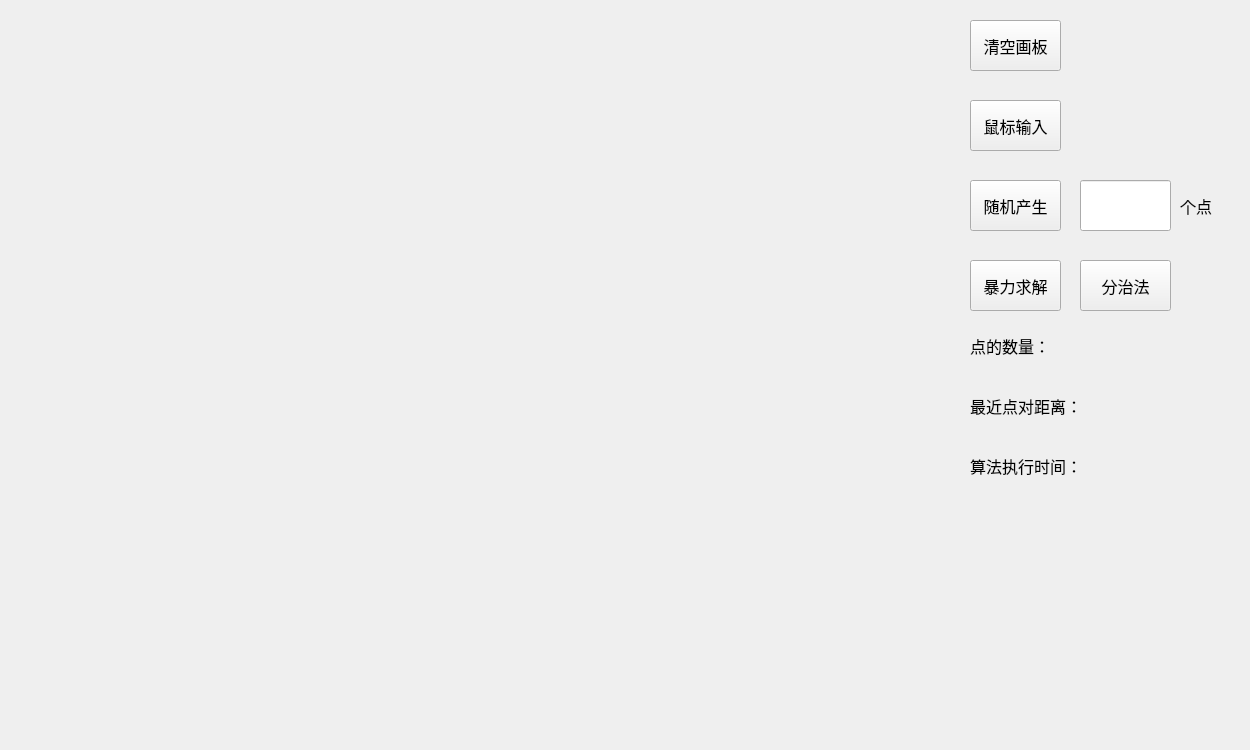
<?xml version="1.0" encoding="UTF-8"?>
<ui version="4.0">
 <class>MainWindow</class>
 <widget class="QMainWindow" name="MainWindow">
  <property name="geometry">
   <rect>
    <x>0</x>
    <y>0</y>
    <width>1250</width>
    <height>750</height>
   </rect>
  </property>
  <property name="minimumSize">
   <size>
    <width>1250</width>
    <height>750</height>
   </size>
  </property>
  <property name="maximumSize">
   <size>
    <width>1250</width>
    <height>750</height>
   </size>
  </property>
  <property name="windowTitle">
   <string>MainWindow</string>
  </property>
  <widget class="QWidget" name="centralWidget">
   <widget class="PaintedWidget" name="paintedWidget" native="true">
    <property name="geometry">
     <rect>
      <x>0</x>
      <y>0</y>
      <width>950</width>
      <height>750</height>
     </rect>
    </property>
    <property name="minimumSize">
     <size>
      <width>950</width>
      <height>750</height>
     </size>
    </property>
    <property name="maximumSize">
     <size>
      <width>950</width>
      <height>750</height>
     </size>
    </property>
   </widget>
   <widget class="QPushButton" name="mouseButton">
    <property name="geometry">
     <rect>
      <x>970</x>
      <y>100</y>
      <width>91</width>
      <height>51</height>
     </rect>
    </property>
    <property name="font">
     <font>
      <family>Agency FB</family>
      <pointsize>12</pointsize>
     </font>
    </property>
    <property name="text">
     <string>鼠标输入</string>
    </property>
   </widget>
   <widget class="QPushButton" name="randomButton">
    <property name="geometry">
     <rect>
      <x>970</x>
      <y>180</y>
      <width>91</width>
      <height>51</height>
     </rect>
    </property>
    <property name="font">
     <font>
      <family>Agency FB</family>
      <pointsize>12</pointsize>
     </font>
    </property>
    <property name="text">
     <string>随机产生</string>
    </property>
   </widget>
   <widget class="QPushButton" name="n2Button">
    <property name="geometry">
     <rect>
      <x>970</x>
      <y>260</y>
      <width>91</width>
      <height>51</height>
     </rect>
    </property>
    <property name="font">
     <font>
      <family>Agency FB</family>
      <pointsize>12</pointsize>
     </font>
    </property>
    <property name="text">
     <string>暴力求解</string>
    </property>
   </widget>
   <widget class="QPushButton" name="nlgnButton">
    <property name="geometry">
     <rect>
      <x>1080</x>
      <y>260</y>
      <width>91</width>
      <height>51</height>
     </rect>
    </property>
    <property name="font">
     <font>
      <family>Agency FB</family>
      <pointsize>12</pointsize>
     </font>
    </property>
    <property name="text">
     <string>分治法</string>
    </property>
   </widget>
   <widget class="QLineEdit" name="lineEdit">
    <property name="geometry">
     <rect>
      <x>1080</x>
      <y>180</y>
      <width>91</width>
      <height>51</height>
     </rect>
    </property>
    <property name="font">
     <font>
      <family>Times New Roman</family>
      <pointsize>12</pointsize>
     </font>
    </property>
    <property name="text">
     <string/>
    </property>
   </widget>
   <widget class="QLabel" name="label">
    <property name="geometry">
     <rect>
      <x>970</x>
      <y>440</y>
      <width>111</width>
      <height>51</height>
     </rect>
    </property>
    <property name="font">
     <font>
      <family>Agency FB</family>
      <pointsize>12</pointsize>
     </font>
    </property>
    <property name="text">
     <string>算法执行时间：</string>
    </property>
   </widget>
   <widget class="QLabel" name="resultLabel">
    <property name="geometry">
     <rect>
      <x>1090</x>
      <y>440</y>
      <width>101</width>
      <height>51</height>
     </rect>
    </property>
    <property name="font">
     <font>
      <family>Times New Roman</family>
      <pointsize>12</pointsize>
     </font>
    </property>
    <property name="text">
     <string/>
    </property>
   </widget>
   <widget class="QLabel" name="label_2">
    <property name="geometry">
     <rect>
      <x>1180</x>
      <y>190</y>
      <width>51</width>
      <height>31</height>
     </rect>
    </property>
    <property name="font">
     <font>
      <family>Agency FB</family>
      <pointsize>12</pointsize>
     </font>
    </property>
    <property name="text">
     <string>个点</string>
    </property>
   </widget>
   <widget class="QPushButton" name="clearButton">
    <property name="geometry">
     <rect>
      <x>970</x>
      <y>20</y>
      <width>91</width>
      <height>51</height>
     </rect>
    </property>
    <property name="font">
     <font>
      <family>Agency FB</family>
      <pointsize>12</pointsize>
     </font>
    </property>
    <property name="text">
     <string>清空画板</string>
    </property>
   </widget>
   <widget class="QLabel" name="label_3">
    <property name="geometry">
     <rect>
      <x>970</x>
      <y>380</y>
      <width>111</width>
      <height>51</height>
     </rect>
    </property>
    <property name="font">
     <font>
      <family>Agency FB</family>
      <pointsize>12</pointsize>
     </font>
    </property>
    <property name="text">
     <string>最近点对距离：</string>
    </property>
   </widget>
   <widget class="QLabel" name="disLabel">
    <property name="geometry">
     <rect>
      <x>1090</x>
      <y>380</y>
      <width>121</width>
      <height>51</height>
     </rect>
    </property>
    <property name="font">
     <font>
      <family>Times New Roman</family>
      <pointsize>12</pointsize>
     </font>
    </property>
    <property name="text">
     <string/>
    </property>
   </widget>
   <widget class="QLabel" name="label_4">
    <property name="geometry">
     <rect>
      <x>970</x>
      <y>320</y>
      <width>111</width>
      <height>51</height>
     </rect>
    </property>
    <property name="font">
     <font>
      <family>Agency FB</family>
      <pointsize>12</pointsize>
     </font>
    </property>
    <property name="text">
     <string>点的数量：</string>
    </property>
   </widget>
   <widget class="QLabel" name="countLabel">
    <property name="geometry">
     <rect>
      <x>1090</x>
      <y>320</y>
      <width>121</width>
      <height>51</height>
     </rect>
    </property>
    <property name="font">
     <font>
      <family>Times New Roman</family>
      <pointsize>12</pointsize>
     </font>
    </property>
    <property name="text">
     <string/>
    </property>
   </widget>
   <widget class="QLabel" name="testLabel">
    <property name="geometry">
     <rect>
      <x>1220</x>
      <y>560</y>
      <width>231</width>
      <height>61</height>
     </rect>
    </property>
    <property name="font">
     <font>
      <family>Times New Roman</family>
      <pointsize>12</pointsize>
     </font>
    </property>
    <property name="text">
     <string/>
    </property>
   </widget>
  </widget>
  <action name="setRandomColorAction">
   <property name="text">
    <string>Set Random Points Color</string>
   </property>
  </action>
  <action name="setFileAction">
   <property name="text">
    <string>Set File Directory</string>
   </property>
  </action>
  <action name="setPositionColor">
   <property name="text">
    <string>Set Your Position Color</string>
   </property>
  </action>
  <action name="setLinesColor">
   <property name="text">
    <string>Set Lines Color</string>
   </property>
  </action>
 </widget>
 <layoutdefault spacing="6" margin="11"/>
 <customwidgets>
  <customwidget>
   <class>PaintedWidget</class>
   <extends>QWidget</extends>
   <header location="global">paintedwidget.h</header>
   <container>1</container>
  </customwidget>
 </customwidgets>
 <resources/>
 <connections/>
</ui>
